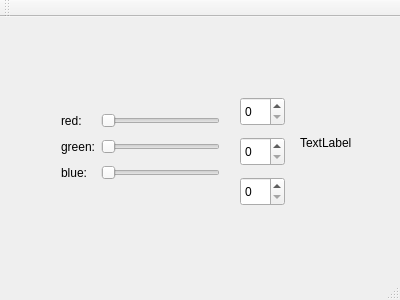
<?xml version="1.0" encoding="UTF-8"?>
<ui version="4.0">
 <class>MainWindow</class>
 <widget class="QMainWindow" name="MainWindow">
  <property name="geometry">
   <rect>
    <x>0</x>
    <y>0</y>
    <width>400</width>
    <height>300</height>
   </rect>
  </property>
  <property name="windowTitle">
   <string>MainWindow</string>
  </property>
  <widget class="QWidget" name="centralWidget">
   <widget class="QWidget" name="gridLayoutWidget">
    <property name="geometry">
     <rect>
      <x>50</x>
      <y>80</y>
      <width>181</width>
      <height>101</height>
     </rect>
    </property>
    <layout class="QGridLayout" name="gridLayout">
     <item row="1" column="1">
      <widget class="QSlider" name="horizontalSliderRed">
       <property name="orientation">
        <enum>Qt::Horizontal</enum>
       </property>
      </widget>
     </item>
     <item row="3" column="0">
      <widget class="QLabel" name="labelBlue">
       <property name="text">
        <string>blue:</string>
       </property>
      </widget>
     </item>
     <item row="1" column="0">
      <widget class="QLabel" name="labelRed">
       <property name="text">
        <string>red:</string>
       </property>
      </widget>
     </item>
     <item row="3" column="1">
      <widget class="QSlider" name="horizontalSliderBlue">
       <property name="orientation">
        <enum>Qt::Horizontal</enum>
       </property>
      </widget>
     </item>
     <item row="2" column="1">
      <widget class="QSlider" name="horizontalSliderGreen">
       <property name="orientation">
        <enum>Qt::Horizontal</enum>
       </property>
      </widget>
     </item>
     <item row="2" column="0">
      <widget class="QLabel" name="labelGreen">
       <property name="text">
        <string>green:</string>
       </property>
      </widget>
     </item>
    </layout>
   </widget>
   <widget class="QLabel" name="colorLabel">
    <property name="geometry">
     <rect>
      <x>300</x>
      <y>100</y>
      <width>62</width>
      <height>51</height>
     </rect>
    </property>
    <property name="text">
     <string>TextLabel</string>
    </property>
   </widget>
   <widget class="QSpinBox" name="spinBoxRed">
    <property name="geometry">
     <rect>
      <x>240</x>
      <y>80</y>
      <width>45</width>
      <height>29</height>
     </rect>
    </property>
   </widget>
   <widget class="QSpinBox" name="spinBoxGreen">
    <property name="geometry">
     <rect>
      <x>240</x>
      <y>120</y>
      <width>45</width>
      <height>29</height>
     </rect>
    </property>
   </widget>
   <widget class="QSpinBox" name="spinBoxBlue">
    <property name="geometry">
     <rect>
      <x>240</x>
      <y>160</y>
      <width>45</width>
      <height>29</height>
     </rect>
    </property>
   </widget>
  </widget>
  <widget class="QMenuBar" name="menuBar">
   <property name="geometry">
    <rect>
     <x>0</x>
     <y>0</y>
     <width>400</width>
     <height>25</height>
    </rect>
   </property>
  </widget>
  <widget class="QToolBar" name="mainToolBar">
   <attribute name="toolBarArea">
    <enum>TopToolBarArea</enum>
   </attribute>
   <attribute name="toolBarBreak">
    <bool>false</bool>
   </attribute>
  </widget>
  <widget class="QStatusBar" name="statusBar"/>
 </widget>
 <layoutdefault spacing="6" margin="11"/>
 <resources/>
 <connections>
  <connection>
   <sender>horizontalSliderRed</sender>
   <signal>valueChanged(int)</signal>
   <receiver>spinBoxRed</receiver>
   <slot>setValue(int)</slot>
   <hints>
    <hint type="sourcelabel">
     <x>212</x>
     <y>136</y>
    </hint>
    <hint type="destinationlabel">
     <x>255</x>
     <y>129</y>
    </hint>
   </hints>
  </connection>
  <connection>
   <sender>horizontalSliderGreen</sender>
   <signal>valueChanged(int)</signal>
   <receiver>spinBoxGreen</receiver>
   <slot>setValue(int)</slot>
   <hints>
    <hint type="sourcelabel">
     <x>167</x>
     <y>166</y>
    </hint>
    <hint type="destinationlabel">
     <x>256</x>
     <y>178</y>
    </hint>
   </hints>
  </connection>
  <connection>
   <sender>horizontalSliderBlue</sender>
   <signal>valueChanged(int)</signal>
   <receiver>spinBoxBlue</receiver>
   <slot>setValue(int)</slot>
   <hints>
    <hint type="sourcelabel">
     <x>161</x>
     <y>207</y>
    </hint>
    <hint type="destinationlabel">
     <x>252</x>
     <y>223</y>
    </hint>
   </hints>
  </connection>
  <connection>
   <sender>spinBoxRed</sender>
   <signal>valueChanged(int)</signal>
   <receiver>horizontalSliderRed</receiver>
   <slot>setValue(int)</slot>
   <hints>
    <hint type="sourcelabel">
     <x>278</x>
     <y>138</y>
    </hint>
    <hint type="destinationlabel">
     <x>187</x>
     <y>135</y>
    </hint>
   </hints>
  </connection>
  <connection>
   <sender>spinBoxGreen</sender>
   <signal>valueChanged(int)</signal>
   <receiver>horizontalSliderGreen</receiver>
   <slot>setValue(int)</slot>
   <hints>
    <hint type="sourcelabel">
     <x>263</x>
     <y>167</y>
    </hint>
    <hint type="destinationlabel">
     <x>180</x>
     <y>168</y>
    </hint>
   </hints>
  </connection>
  <connection>
   <sender>spinBoxBlue</sender>
   <signal>valueChanged(int)</signal>
   <receiver>horizontalSliderBlue</receiver>
   <slot>setValue(int)</slot>
   <hints>
    <hint type="sourcelabel">
     <x>269</x>
     <y>214</y>
    </hint>
    <hint type="destinationlabel">
     <x>182</x>
     <y>205</y>
    </hint>
   </hints>
  </connection>
 </connections>
</ui>
